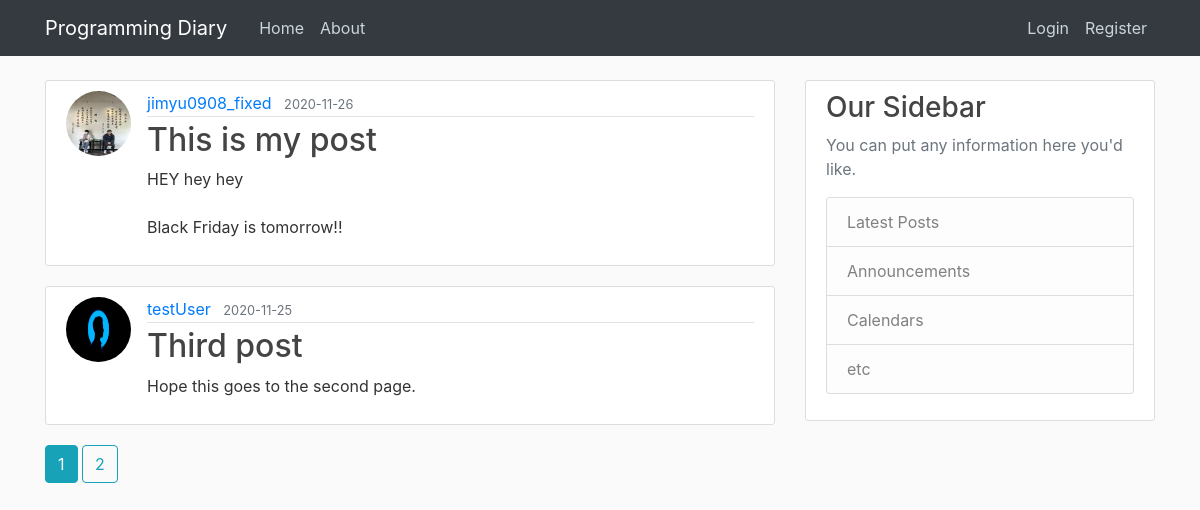
The app's page /home, older data.
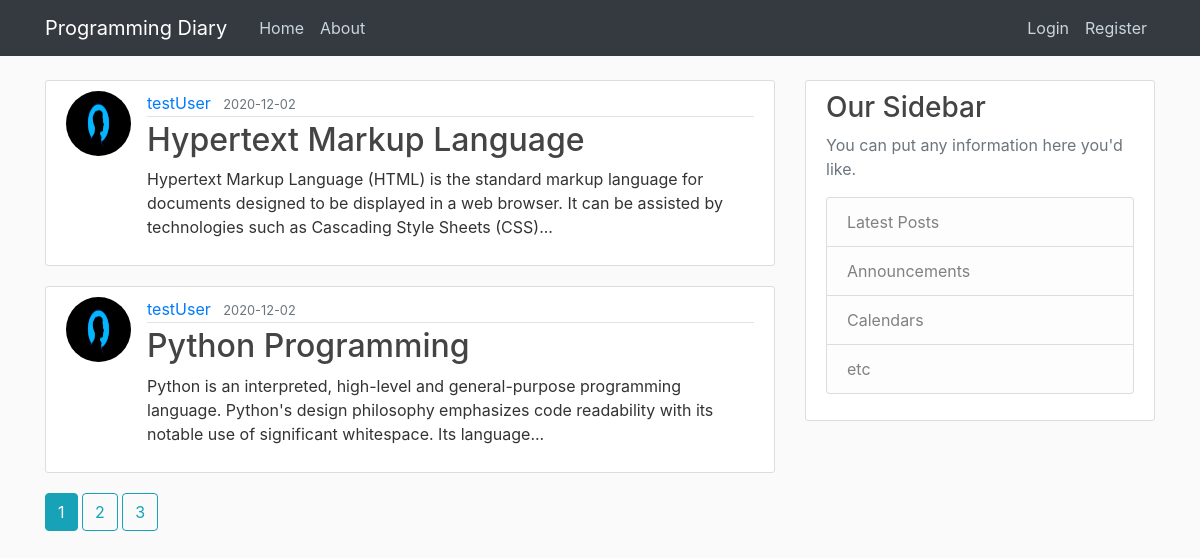
The same page, newer data.
### blog/models.py (models this page shows, shortened)
class Post(db.Model):
    id = db.Column(db.Integer, primary_key=True)
    title = db.Column(db.String(100), nullable=False)
    date_posted = db.Column(db.DateTime, nullable=False, default=datetime.utcnow)
    content = db.Column(db.Text, nullable=False)
    user_id = db.Column(db.Integer, db.ForeignKey('user.id'), nullable=False)

class User(db.Model, UserMixin):
    id = db.Column(db.Integer, primary_key=True)
    username = db.Column(db.String(20), unique=True, nullable=False)
    email = db.Column(db.String(120), unique=True, nullable=False)
    image_file = db.Column(db.String(20), nullable=False, default='default.jpg')
    password = db.Column(db.String(60), nullable=False)
    posts = db.relationship('Post', backref='author', lazy=True) # clarify relationship between tables

### blog/main/routes.py (the view)
@main.route("/")
@main.route("/home")
def home():
    page = request.args.get('page', 1, type=int)
    posts = Post.query.order_by(Post.date_posted.desc()).paginate(page=page, per_page=2)
    return render_template('home.html', posts=posts)

### blog/templates/home.html
{% extends "layout.html" %}
{% block content %}
    {% for post in posts.items %}
        <article class="media content-section">
            <img class="rounded-circle article-img" src="{{ url_for('static', filename='profile_pics/' + post.author.image_file) }}" alt="profile">
            <div class="media-body">
                <div class="article-metadata">
                    <a class="mr-2" href="{{ url_for('users.user_posts', username=post.author.username) }}">{{ post.author.username }}</a>
                    <small class="text-muted" href="#">{{ post.date_posted.strftime('%Y-%m-%d') }}</small>
                </div>
                <h2><a class="article-title" href="{{ url_for('posts.post', post_id=post.id) }}">{{ post.title }}</a></h2>
                <p class="article-content">{{ post.content | truncate(200) }}</p>
            </div>
        </article>
    {% endfor %}
    {% for page_num in posts.iter_pages(left_edge=1, right_edge=1, left_current=1, right_current=2) %}
        {% if page_num %}
            {% if posts.page == page_num %}
                <a class="btn btn-info mb-4" href="{{ url_for('main.home', page=page_num) }}">{{ page_num }}</a>
            {% else %}
                <a class="btn btn-outline-info mb-4" href="{{ url_for('main.home', page=page_num) }}">{{ page_num }}</a>
            {% endif %}
        {% else %}
            ...
        {% endif %}
    {% endfor %}
{% endblock content %}

Row changes from the older to the newer data that the page shows:
no longer on this page (row unchanged): Post: image_file (picture), author.username "jimyu0908_fixed", date_posted "2020-11-26", title "This is my post", content "HEY hey hey Black Friday is tomorrow!!"
no longer on this page (row unchanged): Post: image_file (placeholder picture), author.username "testUser", date_posted "2020-11-25", title "Third post", content "Hope this goes to the second page."
added Post: image_file (placeholder picture), author.username "testUser", date_posted "2020-12-02", title "Hypertext Markup Language", content "Hypertext Markup Language (HTML) is the standard markup language for documents designed to be displayed in a web browser. It can be assisted by technologies such as Cascading Style Sheets (CSS)..."
added Post: image_file (placeholder picture), author.username "testUser", date_posted "2020-12-02", title "Python Programming", content "Python is an interpreted, high-level and general-purpose programming language. Python's design philosophy emphasizes code readability with its notable use of significant whitespace. Its language..."
Text that changed along with them:
new list line: "3"
